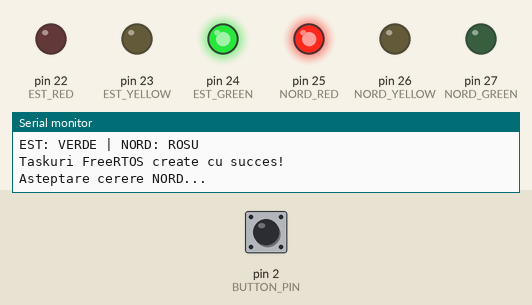
A program run on a simulated Arduino Mega 2560, built with avr-gcc and run on an emulated ATmega2560. On the bench: output pins drawn as LEDs (lit = HIGH), the last lines printed to the serial monitor. The test bench sets the inputs (shaded band); at power-on: pin 2 (BUTTON_PIN) HIGH.

Above: at 1.3 s.
1.4 s: pin 2 (BUTTON_PIN) pulled LOW for 0.15 s
At 3.4 s:
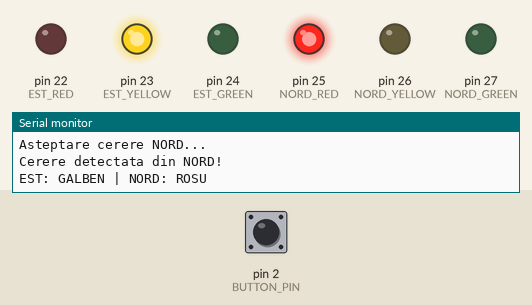
At 4.8 s:
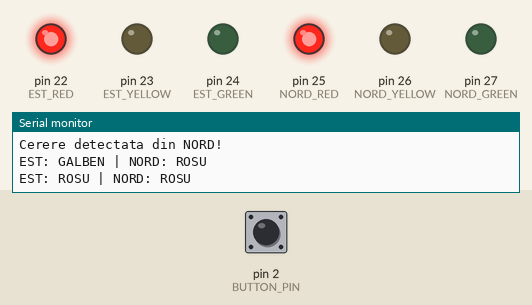
9.5 s: pin 2 (BUTTON_PIN) pulled LOW for 1 s
At 18.5 s:
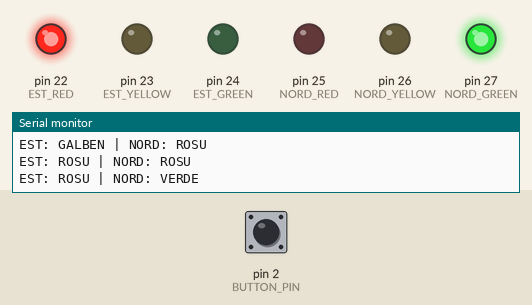
Timing chart, 0 to 19.5 s (numbered marks = the images above; inputs shaded):
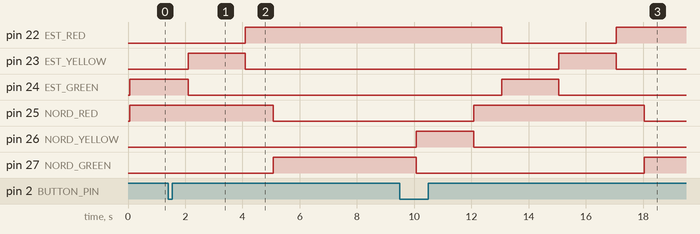

The program:

main.cpp
```cpp
#include <Arduino_FreeRTOS.h>
#include <semphr.h>
#include <Arduino.h>
#include <stdio.h>
#include "traffic_fsm.h"

// Timpii semaforului (milisecunde)
#define YELLOW_TIME     2000
#define ALL_RED_TIME    1000
#define NORD_GREEN_TIME 5000
#define EST_MIN_TIME    2000

// Debounce pentru buton
#define DEBOUNCE_TIME   50

// Semafor binar FreeRTOS
SemaphoreHandle_t requestSemaphore;

// Redirectare printf catre Serial
FILE serial_stdout;

int serial_putchar(char c, FILE *stream) {

    (void)stream;

    if (c == '\n') {
        Serial.write('\r');
    }

    Serial.write(c);

    return 0;
}

// =======================================
// TASK 1 - Citirea butonului
// =======================================

void TaskButton(void *pvParameters) {

    (void)pvParameters;

    int lastReading = HIGH;
    int stableState = HIGH;

    unsigned long lastChange = millis();

    for (;;) {

        int reading = digitalRead(BUTTON_PIN);

        // Detectarea schimbarii semnalului
        if (reading != lastReading) {

            lastChange = millis();
            lastReading = reading;
        }

        // Verificarea debounce
        if (millis() - lastChange >= DEBOUNCE_TIME) {

            if (reading != stableState) {

                stableState = reading;

                // Apasare valida
                if (stableState == LOW) {

                    // Trimitem cererea catre semafor
                    xSemaphoreGive(requestSemaphore);
                }
            }
        }

        // Task-ul cedeaza procesorul
        vTaskDelay(pdMS_TO_TICKS(20));
    }
}

// =======================================
// TASK 2 - Controlul semaforului FSM
// =======================================

void TaskTraffic(void *pvParameters) {

    (void)pvParameters;

    for (;;) {

        switch (FSM_GetState()) {

            // ========================
            // EST VERDE
            // ========================

            case EST_VERDE:

                // Timp minim pentru directia EST
                vTaskDelay(pdMS_TO_TICKS(EST_MIN_TIME));

                // Asteptam cererea din NORD
                if (xSemaphoreTake(
                        requestSemaphore,
                        portMAX_DELAY
                    ) == pdTRUE) {

                    printf("\nCerere detectata din NORD!\n");

                    FSM_SetState(EST_GALBEN);
                }

                break;

            // ========================
            // EST GALBEN
            // ========================

            case EST_GALBEN:

                vTaskDelay(pdMS_TO_TICKS(YELLOW_TIME));

                FSM_SetState(ROSU_SPRE_NORD);

                break;

            // ========================
            // AMBELE ROSU
            // ========================

            case ROSU_SPRE_NORD:

                vTaskDelay(pdMS_TO_TICKS(ALL_RED_TIME));

                FSM_SetState(NORD_VERDE);

                break;

            // ========================
            // NORD VERDE
            // ========================

            case NORD_VERDE:

                vTaskDelay(pdMS_TO_TICKS(NORD_GREEN_TIME));

                FSM_SetState(NORD_GALBEN);

                break;

            // ========================
            // NORD GALBEN
            // ========================

            case NORD_GALBEN:

                vTaskDelay(pdMS_TO_TICKS(YELLOW_TIME));

                FSM_SetState(ROSU_SPRE_EST);

                break;

            // ========================
            // AMBELE ROSU
            // ========================

            case ROSU_SPRE_EST:

                vTaskDelay(pdMS_TO_TICKS(ALL_RED_TIME));

                printf("Revenire la directia prioritara EST\n\n");

                FSM_SetState(EST_VERDE);

                break;
        }
    }
}

// =======================================
// SETUP
// =======================================

void setup() {

    Serial.begin(9600);

    // Initializare STDIO
    fdev_setup_stream(
        &serial_stdout,
        serial_putchar,
        NULL,
        _FDEV_SETUP_WRITE
    );

    stdout = &serial_stdout;

    printf("\n================================\n");
    printf("Laborator 6.2 - Semafor Inteligent\n");
    printf("FSM + FreeRTOS\n");
    printf("================================\n\n");

    // Initializare automat finit
    FSM_Init();

    // Crearea semaforului binar
    requestSemaphore = xSemaphoreCreateBinary();

    if (requestSemaphore == NULL) {

        printf("Eroare creare semafor FreeRTOS!\n");

        FSM_SetState(ROSU_SPRE_NORD);

        while (1) {}
    }

    // Crearea taskului pentru buton
    BaseType_t buttonResult = xTaskCreate(
        TaskButton,
        "Button",
        256,
        NULL,
        2,
        NULL
    );

    // Crearea taskului pentru semafor
    BaseType_t trafficResult = xTaskCreate(
        TaskTraffic,
        "Traffic",
        384,
        NULL,
        1,
        NULL
    );

    // Verificarea taskurilor
    if (buttonResult != pdPASS ||
        trafficResult != pdPASS) {

        printf("Eroare creare taskuri!\n");

        FSM_SetState(ROSU_SPRE_NORD);

        while (1) {}
    }

    printf("Taskuri FreeRTOS create cu succes!\n");
    printf("Asteptare cerere NORD...\n");
}

// =======================================
// LOOP
// =======================================

void loop() {

    // FreeRTOS gestioneaza taskurile.
    // Nu avem nevoie de cod aici.
}
```

traffic_fsm.cpp
```cpp
#include "traffic_fsm.h"
#include <stdio.h>

// Starea initiala
static TrafficState currentState = EST_VERDE;

// Stingerea tuturor LED-urilor
static void AllOff() {
    digitalWrite(EST_RED, LOW);
    digitalWrite(EST_YELLOW, LOW);
    digitalWrite(EST_GREEN, LOW);

    digitalWrite(NORD_RED, LOW);
    digitalWrite(NORD_YELLOW, LOW);
    digitalWrite(NORD_GREEN, LOW);
}

// Initializare
void FSM_Init() {

    pinMode(EST_RED, OUTPUT);
    pinMode(EST_YELLOW, OUTPUT);
    pinMode(EST_GREEN, OUTPUT);

    pinMode(NORD_RED, OUTPUT);
    pinMode(NORD_YELLOW, OUTPUT);
    pinMode(NORD_GREEN, OUTPUT);

    pinMode(BUTTON_PIN, INPUT_PULLUP);

    FSM_SetState(EST_VERDE);
}

// Schimbarea starii FSM
void FSM_SetState(TrafficState state) {

    currentState = state;

    AllOff();

    switch (currentState) {

        case EST_VERDE:

            digitalWrite(EST_GREEN, HIGH);
            digitalWrite(NORD_RED, HIGH);

            printf("EST: VERDE | NORD: ROSU\n");

            break;

        case EST_GALBEN:

            digitalWrite(EST_YELLOW, HIGH);
            digitalWrite(NORD_RED, HIGH);

            printf("EST: GALBEN | NORD: ROSU\n");

            break;

        case ROSU_SPRE_NORD:

            digitalWrite(EST_RED, HIGH);
            digitalWrite(NORD_RED, HIGH);

            printf("EST: ROSU | NORD: ROSU\n");

            break;

        case NORD_VERDE:

            digitalWrite(EST_RED, HIGH);
            digitalWrite(NORD_GREEN, HIGH);

            printf("EST: ROSU | NORD: VERDE\n");

            break;

        case NORD_GALBEN:

            digitalWrite(EST_RED, HIGH);
            digitalWrite(NORD_YELLOW, HIGH);

            printf("EST: ROSU | NORD: GALBEN\n");

            break;

        case ROSU_SPRE_EST:

            digitalWrite(EST_RED, HIGH);
            digitalWrite(NORD_RED, HIGH);

            printf("EST: ROSU | NORD: ROSU\n");

            break;
    }
}

// Returnarea starii curente
TrafficState FSM_GetState() {
    return currentState;
}
```

traffic_fsm.h
```cpp
#ifndef TRAFFIC_FSM_H
#define TRAFFIC_FSM_H

#include <Arduino.h>

// Pinii semaforului EST
#define EST_RED       22
#define EST_YELLOW    23
#define EST_GREEN     24

// Pinii semaforului NORD
#define NORD_RED      25
#define NORD_YELLOW   26
#define NORD_GREEN    27

// Buton cerere NORD
#define BUTTON_PIN     2

// Starile automatului finit
enum TrafficState {
    EST_VERDE,
    EST_GALBEN,
    ROSU_SPRE_NORD,
    NORD_VERDE,
    NORD_GALBEN,
    ROSU_SPRE_EST
};

// Initializarea semaforului
void FSM_Init();

// Schimbarea starii
void FSM_SetState(TrafficState state);

// Obtinerea starii curente
TrafficState FSM_GetState();

#endif
```

Measured:
- after the input at 1.4 s, pin 22 (EST_RED): LOW → HIGH after 2.7 s; pin 23 (EST_YELLOW): LOW → HIGH after 0.70 s, → LOW 2.0 s later; pin 24 (EST_GREEN): HIGH → LOW after 0.70 s; pin 25 (NORD_RED): HIGH → LOW after 3.7 s; pin 27 (NORD_GREEN): LOW → HIGH after 3.7 s
- after the input at 9.5 s, pin 23 (EST_YELLOW): LOW → HIGH after 5.6 s, → LOW 2.0 s later
